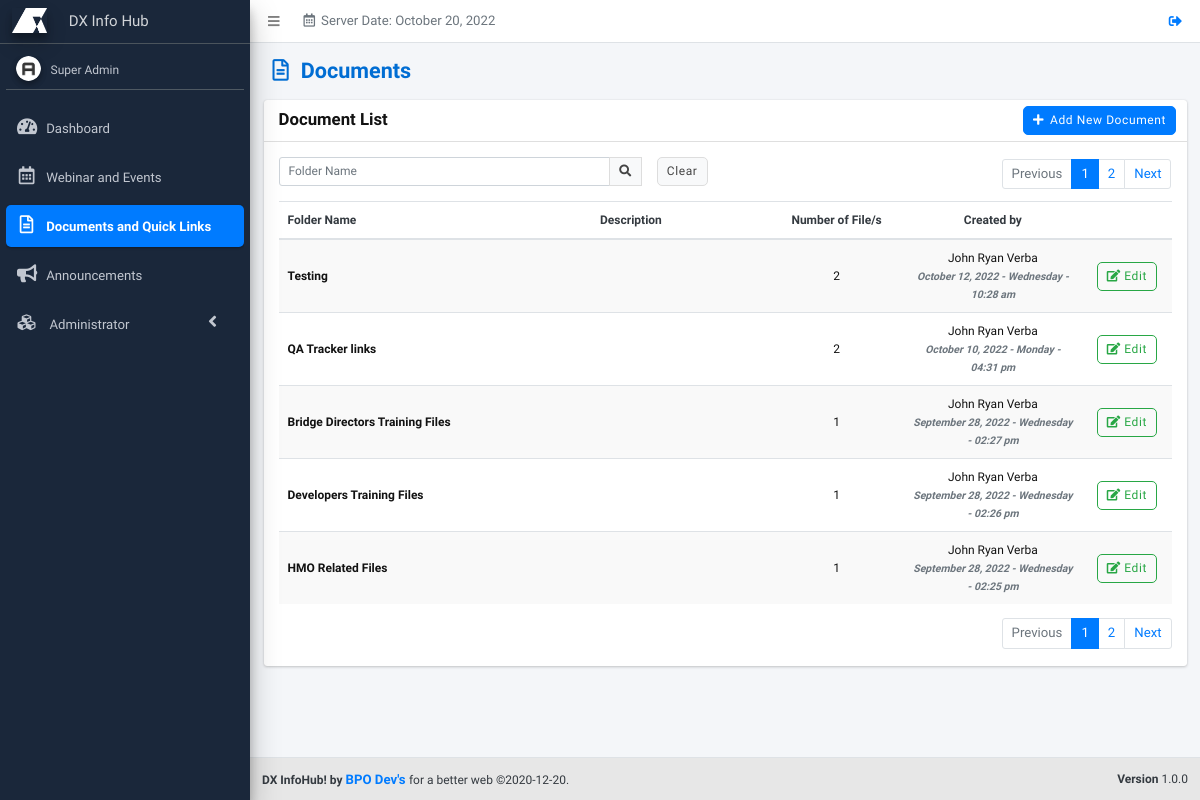
The page /pages/documents/index.php (signed in) on the database its author committed.
### tables this page shows
CREATE TABLE `documents` (
  `id` int(255) UNSIGNED NOT NULL,
  `user_id` int(255) NOT NULL DEFAULT '0',
  `document_name` varchar(255) NOT NULL DEFAULT '',
  `date_created` varchar(255) NOT NULL DEFAULT '',
  `date_edited` varchar(255) NOT NULL DEFAULT '',
  `document_status` int(1) NOT NULL DEFAULT '0',
  `temp_del` int(1) NOT NULL DEFAULT '0',
  `timestamp` timestamp NOT NULL DEFAULT CURRENT_TIMESTAMP ON UPDATE CURRENT_TIMESTAMP
);

CREATE TABLE `users` (
  `user_id` bigint(20) NOT NULL,
  `user_employee_id` varchar(50) NOT NULL DEFAULT '',
  `user_email` varchar(100) NOT NULL DEFAULT '',
  `user_password` varchar(200) NOT NULL DEFAULT '',
  `user_firstname` varchar(100) NOT NULL DEFAULT '',
  `user_middlename` varchar(100) NOT NULL DEFAULT '',
  `user_lastname` varchar(100) NOT NULL DEFAULT '',
  `user_nickname` varchar(50) NOT NULL DEFAULT '',
  `user_photo` varchar(100) NOT NULL DEFAULT '',
  `role_ids` varchar(1000) NOT NULL DEFAULT ',',
  `permissions` varchar(1000) NOT NULL DEFAULT ',',
  `user_position` int(11) NOT NULL DEFAULT '0',
  `user_level` int(11) NOT NULL DEFAULT '1',
  `user_gender` varchar(100) NOT NULL,
  `user_mobile` varchar(50) NOT NULL DEFAULT '',
  `team_id` bigint(20) NOT NULL DEFAULT '0',
  `user_hiredate` int(11) NOT NULL DEFAULT '0',
  `user_enddate` int(11) NOT NULL DEFAULT '0',
  `user_mantra_in_life` varchar(300) NOT NULL,
  `user_skills` varchar(300) NOT NULL,
  `starting_date` int(11) NOT NULL DEFAULT '0',
  `data_per_page` int(11) NOT NULL DEFAULT '20',
  `user_last_login` int(11) NOT NULL DEFAULT '0',
  `user_log_attempts` int(11) DEFAULT NULL,
  `lockout_timestamp` datetime DEFAULT NULL,
  `user_status` float NOT NULL DEFAULT '0',
  `temp_del` int(11) NOT NULL DEFAULT '0'
);

### includes/functions.php (called while the page is built, shortened)
<?php
function renderLang($lang_arr) {
	if(isset($lang_arr[$GLOBALS['default_lang_idx']])) {
		if($lang_arr[$GLOBALS['default_lang_idx']] != '') {
			$return = $lang_arr[$GLOBALS['default_lang_idx']];
		} else {
			$return = $lang_arr[0];
		}
	} else {
		$return = $lang_arr[0];
	}
	return $return;
}
function checkSession() {
	$r = 0;
	if(isset($_SESSION['sys_id'])) {
		$r = 1;
	}
	return $r;
}
function checkPermission($permission) {
	$r = 0;
	if(in_array($permission,$_SESSION['sys_permissions'])) {
		$r = 1;
	}
	return $r;
}
function encryptID($id,$module = '') {
	return processIDEncryption($id,'encrypt',$module);
}
function processIDEncryption($id,$action,$module) {
	$charBank_arr = array('_q','i','_B','l','_a','M','f','u','_g','O','h','9','V','W','F','s','6','K','P','_b','8','_r','X','3','Y','2','N','d','q','_S','j','_L','_R','p','Z','E','5','e','x','A','_k','_I','g','_Q','_G','J','G','_j','_J','b','_c','o','_E','_p','m','1','_i','_K','_o','B','I','S','_l','_H','0','_n','Q','y','_D','a','H','n','L','_C','D','t','k','_P','R','_e','_s','_M','z','_d','c','_A','_m','w','v','_h','_N','U','_O','T','C','7','_F','r','_f','4');
	$output = '';
	if($action == 'encrypt') {
		$epoch_time = substr(time() * rand(1,100),0,10);
		$dynamic_val = '';
		$dynamic_val .= $charBank_arr[($epoch_time[0].$epoch_time[1])*1];
		$dynamic_val .= $charBank_arr[($epoch_time[2].$epoch_time[3])*1];
		$dynamic_val .= $charBank_arr[($epoch_time[4].$epoch_time[5])*1];
		$dynamic_val .= $charBank_arr[($epoch_time[6].$epoch_time[7])*1];
		$dynamic_val .= $charBank_arr[($epoch_time[8].$epoch_time[9])*1];
		$secret_key = $dynamic_val;
	}
	$encrypt_method = "AES-256-CBC";
	$key = hash('sha256',$secret_key);
	if($module == '') {
		$module = $GLOBALS['page'];
	}
	$iv = substr(hash('sha256',$module),0,16);
	if($action == 'encrypt') {
		$output = base64_encode(openssl_encrypt($id,$encrypt_method,$key,0,$iv)).$dynamic_val;
	} else {
		$id = str_replace($secret_key,'',$id);
		$output = openssl_decrypt(base64_decode($id),$encrypt_method,$key,0,$iv);
	}
	return $output;
}
function getTable($sql_table) {
	$r = array();
	$sql = $GLOBALS['pdo']->prepare("SELECT * FROM ".$sql_table);
	$sql->execute();
	while($data = $sql->fetch(PDO::FETCH_ASSOC)) {
		array_push($r,$data);
	}
	return $r;
}
?>

### includes/lang/documents.php (called while the page is built, shortened)
<?php
$documents = array(
	'Documents',
	''
);
$document_list = array(
	'Document List',
	''
);
$document_edit = array(
	'Edit Document',
	''
);
$document_name_label = array(
	'Folder Name',
	''
);
$document_description_label = array(
	'Description',
	''
);
$document_file_count = array(
	'Number of File/s',
	''
);
$created_by = array(
	'Created by',
	''
);
$document_add_document = array(
	'Add New Document'
);
?>

### includes/common/set-search.php (called while the page is built, shortened)
<?php
$where = '';
if(isset($keywords_arr)) {
	foreach($keywords_arr as $keyword) {
		$keyword = str_replace("'","''",$keyword);
		if($where == '') {
			foreach($fields_arr as $field) {
				if($where == '') {
					$where .= " WHERE ".$field." LIKE '%".$keyword."%' AND temp_del = 0";
				} else {
					$where .= " OR ".$field." LIKE '%".$keyword."%' AND temp_del = 0";
				}
			}
		} else {
			foreach($fields_arr as $field) {
				$where .= " OR ".$field." LIKE '%".$keyword."%' AND temp_del = 0";
			}
		}
	}
} else {
	if($where == '' && $page != 'system-log') {
		 $where = " WHERE temp_del=0";
	}
}
?>

### includes/common/set-pagination.php (called while the page is built, shortened)
<?php
$numrows = 5;
$page_ctr = 1;
$sql_start = abs($numrows * ((int)$page_ctr-1));
?>

### includes/lang/webinar-events.php (called while the page is built, shortened)
<?php
$edit = array(
	'Edit',
	''
);
?>

### pages/documents/index.php (the view, shortened to what this page needs)
<?php
require($_SERVER['DOCUMENT_ROOT'].'/includes/config.php');
if(checkSession()) {
	if(checkPermission('documents')) {
		$page = 'documents';
		$fields_arr = array('document_name');
		require($_SERVER['DOCUMENT_ROOT'].'/includes/common/set-search.php');
		require($_SERVER['DOCUMENT_ROOT'].'/includes/common/set-pagination.php');
		$users_arr = getTable('users');
?>
<!DOCTYPE html>
<html>
<head>
	<link href="/assets/css/documents.css" rel="stylesheet" />
	<?php require($_SERVER['DOCUMENT_ROOT'].'/includes/common/links.php'); ?>
</head>
<body class="hold-transition sidebar-mini layout-fixed">
	<div class="wrapper">
		<?php
		require($_SERVER['DOCUMENT_ROOT'].'/includes/common/child-header.php');
		require($_SERVER['DOCUMENT_ROOT'].'/includes/common/child-sidebar.php');
		?>
		<div class="content-wrapper">
			<section class="content-header">
				<div class="container-fluid">
					<div class="row mb-2">
						<div class="col-sm-6">
							<h1><i class="far fa-file-alt mr-3"></i><?php echo renderLang($documents); ?></h1>
						</div>
					</div>
				</div>
			</section>
			<section class="content">
				<div class="container-fluid">
					<div class="card">
						<div class="card-header">
							<h3 class="card-title"><?php echo renderLang($document_list); ?></h3>
							<div class="card-tools">
								<button type="button" class="btn btn-primary mr-1" data-toggle="modal" data-target="#add_document_modal">
									<i class="fa fa-plus mr-2"></i><?php echo renderLang($document_add_document); ?>
								</button>
							</div>
						</div>
						<div class="card-body">
							<?php require($_SERVER['DOCUMENT_ROOT'].'/includes/common/search-and-pagination.php'); ?>
							<div class="table-responsive">
								<table id="table-data" class="table table-striped table-hover">
									<thead>
										<tr class="text-dark">
											<th style="width: 35%"><?php echo renderLang($document_name_label); ?></th>
											<th style="width: 20%"><?php echo renderLang($document_description_label); ?></th>
											<th class="text-center" style="width: 15%"><?php echo renderLang($document_file_count); ?></th>
											<th class="text-center" style="width: 20%"><?php echo renderLang($created_by); ?></th>
											<th style="width: 10%"></th>
										</tr>
									</thead>
									<tbody>
										<?php
											$sql = $pdo->prepare("SELECT * FROM documents ".$where." ORDER BY id DESC LIMIT ".$sql_start.",".$numrows);
											$sql->execute();
											while($data = $sql->fetch(PDO::FETCH_ASSOC)) {
											$document_id = encryptID($data['id']);
												$count =  $pdo->prepare("SELECT * FROM `files` WHERE `document_id` = ".$data['id']);
												$count->execute();
												$total_data_count = $count->rowCount();
											?>
											<tr>
												<td class="align-middle">
													<span class="font-weight-bold"><?php echo $data['document_name'] ?></span>
												</td>
												<td class="align-middle">
												</td>
												<td class="align-middle text-center"><?php echo $total_data_count ?></td>
												<td class="align-middle text-center">
													<?php
													foreach($users_arr as $user) {
														if($user['user_id'] == $data['user_id']) {
															echo $user['user_firstname'].' '.$user['user_lastname'];
															break;
														}
													}
												 	?>
												<br><em class="text-secondary font-weight-bold text-sm"><?php echo $data['date_created'] ?></em></td>
												<td class="align-middle text-center">
													<?php
													if(checkPermission('document-edit')) {
														echo '<a href="/edit-document/'.$document_id.'" class="btn btn-outline-success btn-s" title="'.renderLang($document_edit).'"><i class="fas fa-edit"></i> '.renderLang($edit).' </a>';
													}
													?>
												</td>
											</tr>
										<?php } ?>
									</tbody>
								</table>
							</div>
							<?php require($_SERVER['DOCUMENT_ROOT'].'/includes/common/pagination-bottom.php'); ?>
						</div>
					</div>
				</div>
			</section>
		</div>
		<?php require($_SERVER['DOCUMENT_ROOT'].'/includes/common/child-footer.php'); ?>
	</div>
</body>
</html>
<?php
	} else {
		$_SESSION['sys_permission_err'] = renderLang($permission_message_1);
		header('location: /dashboard');
	}
} else {
	$_SESSION['sys_login_err'] = renderLang($login_msg_err_4);
	header('location: /login');
}
?>

### assets/css/common.css (style rules this page uses)
html { font-size: 12px; }
.content-wrapper { padding-bottom: 2.5rem; }
.card-header > .card-tools { margin-top: -.25rem; margin-bottom: -.25rem; }
.card-title { font-size: 1.4rem; }
.content-header { padding: 15px 15px 10px; }
.table-striped tbody tr:nth-of-type(odd) { background: rgba(0,0,0,0.025); }

### assets/css/style.css (style rules this page uses)
:root { --blue: #006DD3; --gray: #E7E7E7; --dark-gray: #606060; --white: #fff; --black: #121212; }
body p, a { font-size: 1.1rem; }
.btn { border-radius: 5px; letter-spacing: 0.05rem; }
.btn .fa { margin-right: 10px; }
@media (min-width: 1200px) { .h1, .h2, .h3, .h4, .h5, .h6, h1, h2, h3, h4, h5, h6 { font-weight: bold !important; text-transform: none; } }
@media (min-width: 1200px) { body { font-family: 'Inter Tight', sans-serif; color: var(--black); height: 100%; font-size: 1rem; } }
@media (min-width: 1200px) { * { box-sizing: border-box; } }
@media (min-width: 1200px) { [class*="col-"] { float: left; } }
@media (min-width: 1200px) { h1 { font-weight: 700; color: var(--blue);; } }
[class*="col-"] { width: 100%; }

### rows shown on the page
documents: document_name "Testing", total_data_count "2", date_created "October 12, 2022 - Wednesday - 10:28 am"
users: user_firstname "John Ryan", user_lastname "Verba"
documents: document_name "QA Tracker links", total_data_count "2", date_created "October 10, 2022 - Monday - 04:31 pm"
documents: document_name "Bridge Directors Training Files", total_data_count "1", date_created "September 28, 2022 - Wednesday - 02:27 pm"
documents: document_name "Developers Training Files", total_data_count "1", date_created "September 28, 2022 - Wednesday - 02:26 pm"
documents: document_name "HMO Related Files", total_data_count "1", date_created "September 28, 2022 - Wednesday - 02:25 pm"

### other values the page prints
renderLang($header_server_date) "Server Date:"
$_SESSION['sys_fullname'] "Super Admin"
renderLang($documents) "Documents"
renderLang($document_list) "Document List"
renderLang($document_add_document) "Add New Document"
renderLang($btn_clear) "Clear"
renderLang($btn_previous) "Previous"
renderLang($btn_next) "Next"
renderLang($document_name_label) "Folder Name"
renderLang($document_description_label) "Description"
renderLang($document_file_count) "Number of File/s"
renderLang($created_by) "Created by"
renderLang($sitename) "DX InfoHub!"
